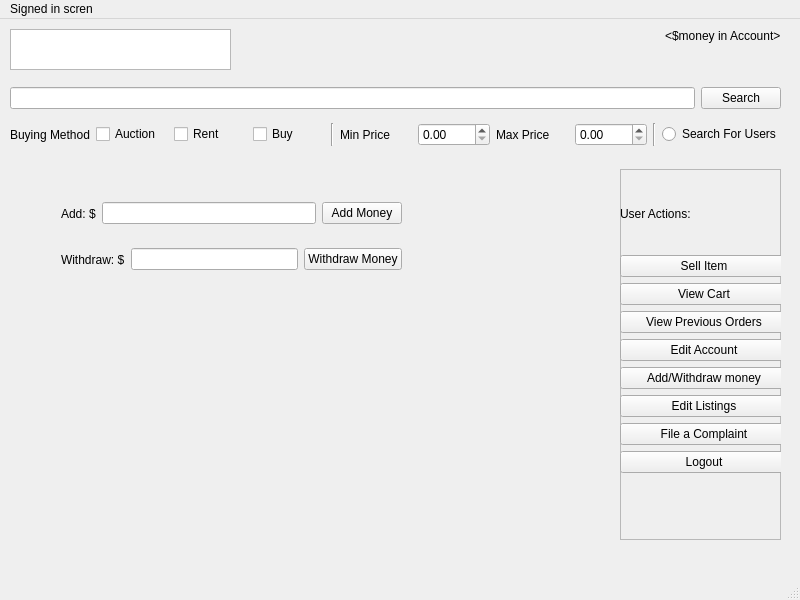
<?xml version="1.0" encoding="UTF-8"?>
<ui version="4.0">
 <class>MainWindow</class>
 <widget class="QMainWindow" name="MainWindow">
  <property name="geometry">
   <rect>
    <x>0</x>
    <y>0</y>
    <width>800</width>
    <height>600</height>
   </rect>
  </property>
  <property name="windowTitle">
   <string>MainWindow</string>
  </property>
  <widget class="QWidget" name="centralwidget">
   <widget class="QGraphicsView" name="Logo">
    <property name="geometry">
     <rect>
      <x>10</x>
      <y>10</y>
      <width>221</width>
      <height>41</height>
     </rect>
    </property>
   </widget>
   <widget class="QFrame" name="frame">
    <property name="geometry">
     <rect>
      <x>620</x>
      <y>150</y>
      <width>161</width>
      <height>371</height>
     </rect>
    </property>
    <property name="frameShape">
     <enum>QFrame::StyledPanel</enum>
    </property>
    <property name="frameShadow">
     <enum>QFrame::Raised</enum>
    </property>
    <widget class="QWidget" name="layoutWidget">
     <property name="geometry">
      <rect>
       <x>0</x>
       <y>10</y>
       <width>168</width>
       <height>294</height>
      </rect>
     </property>
     <layout class="QVBoxLayout" name="verticalLayout_4">
      <item>
       <widget class="QLabel" name="label_2">
        <property name="text">
         <string>User Actions:</string>
        </property>
       </widget>
      </item>
      <item>
       <widget class="QPushButton" name="sell_button">
        <property name="text">
         <string>Sell Item</string>
        </property>
       </widget>
      </item>
      <item>
       <widget class="QPushButton" name="cart_button">
        <property name="text">
         <string>View Cart</string>
        </property>
       </widget>
      </item>
      <item>
       <widget class="QPushButton" name="previous_orders_button">
        <property name="text">
         <string>View Previous Orders</string>
        </property>
       </widget>
      </item>
      <item>
       <widget class="QPushButton" name="edit_account_button">
        <property name="text">
         <string>Edit Account</string>
        </property>
       </widget>
      </item>
      <item>
       <widget class="QPushButton" name="withdraw_button">
        <property name="text">
         <string>Add/Withdraw money</string>
        </property>
       </widget>
      </item>
      <item>
       <widget class="QPushButton" name="edit_listings_button">
        <property name="text">
         <string>Edit Listings</string>
        </property>
       </widget>
      </item>
      <item>
       <widget class="QPushButton" name="complaint_button">
        <property name="text">
         <string>File a Complaint</string>
        </property>
       </widget>
      </item>
      <item>
       <widget class="QPushButton" name="signin_button">
        <property name="text">
         <string>Logout</string>
        </property>
       </widget>
      </item>
     </layout>
    </widget>
   </widget>
   <widget class="QWidget" name="layoutWidget">
    <property name="geometry">
     <rect>
      <x>10</x>
      <y>60</y>
      <width>771</width>
      <height>76</height>
     </rect>
    </property>
    <layout class="QVBoxLayout" name="verticalLayout">
     <item>
      <layout class="QHBoxLayout" name="horizontalLayout_3">
       <item>
        <widget class="QLineEdit" name="SearchInputBar"/>
       </item>
       <item>
        <widget class="QPushButton" name="SearchSubmissionButton">
         <property name="text">
          <string>Search</string>
         </property>
        </widget>
       </item>
      </layout>
     </item>
     <item>
      <layout class="QHBoxLayout" name="horizontalLayout">
       <item>
        <widget class="QLabel" name="label">
         <property name="text">
          <string>Buying Method</string>
         </property>
        </widget>
       </item>
       <item>
        <widget class="QCheckBox" name="AuctioncheckBox">
         <property name="text">
          <string>Auction</string>
         </property>
        </widget>
       </item>
       <item>
        <widget class="QCheckBox" name="rentcheckbox">
         <property name="text">
          <string>Rent</string>
         </property>
        </widget>
       </item>
       <item>
        <widget class="QCheckBox" name="Buycheckbox">
         <property name="text">
          <string>Buy</string>
         </property>
        </widget>
       </item>
       <item>
        <widget class="Line" name="line">
         <property name="orientation">
          <enum>Qt::Vertical</enum>
         </property>
        </widget>
       </item>
       <item>
        <widget class="QLabel" name="MinLabel">
         <property name="text">
          <string>Min Price</string>
         </property>
        </widget>
       </item>
       <item>
        <widget class="QDoubleSpinBox" name="MindoubleSpinBox"/>
       </item>
       <item>
        <widget class="QLabel" name="MinLabel_2">
         <property name="text">
          <string>Max Price</string>
         </property>
        </widget>
       </item>
       <item>
        <widget class="QDoubleSpinBox" name="MindoubleSpinBox_2"/>
       </item>
       <item>
        <widget class="Line" name="line_2">
         <property name="orientation">
          <enum>Qt::Vertical</enum>
         </property>
        </widget>
       </item>
       <item>
        <widget class="QRadioButton" name="radioButton_2">
         <property name="text">
          <string>Search For Users</string>
         </property>
        </widget>
       </item>
      </layout>
     </item>
    </layout>
   </widget>
   <widget class="QWidget" name="layoutWidget">
    <property name="geometry">
     <rect>
      <x>570</x>
      <y>10</y>
      <width>211</width>
      <height>15</height>
     </rect>
    </property>
    <layout class="QHBoxLayout" name="horizontalLayout_2">
     <item>
      <widget class="QLabel" name="first_name_text">
       <property name="text">
        <string>&lt;FirstName&gt;</string>
       </property>
      </widget>
     </item>
     <item>
      <widget class="QLabel" name="money_text">
       <property name="text">
        <string>&lt;$money in Account&gt;</string>
       </property>
      </widget>
     </item>
    </layout>
   </widget>
   <widget class="QWidget" name="layoutWidget_2">
    <property name="geometry">
     <rect>
      <x>61</x>
      <y>220</y>
      <width>341</width>
      <height>41</height>
     </rect>
    </property>
    <layout class="QHBoxLayout" name="horizontalLayout_6">
     <item>
      <layout class="QHBoxLayout" name="horizontalLayout_7">
       <item>
        <widget class="QLabel" name="label_4">
         <property name="text">
          <string>Withdraw: $</string>
         </property>
        </widget>
       </item>
       <item>
        <widget class="QLineEdit" name="lineEdit_2"/>
       </item>
      </layout>
     </item>
     <item>
      <widget class="QPushButton" name="pushButton_2">
       <property name="text">
        <string>Withdraw Money</string>
       </property>
      </widget>
     </item>
    </layout>
   </widget>
   <widget class="QWidget" name="">
    <property name="geometry">
     <rect>
      <x>61</x>
      <y>174</y>
      <width>341</width>
      <height>41</height>
     </rect>
    </property>
    <layout class="QHBoxLayout" name="horizontalLayout_4">
     <item>
      <layout class="QHBoxLayout" name="horizontalLayout_5">
       <item>
        <widget class="QLabel" name="label_3">
         <property name="text">
          <string>Add: $</string>
         </property>
        </widget>
       </item>
       <item>
        <widget class="QLineEdit" name="lineEdit"/>
       </item>
      </layout>
     </item>
     <item>
      <widget class="QPushButton" name="pushButton">
       <property name="text">
        <string>Add Money</string>
       </property>
      </widget>
     </item>
    </layout>
   </widget>
   <zorder>layoutWidget</zorder>
   <zorder>frame</zorder>
   <zorder>layoutWidget</zorder>
   <zorder>Logo</zorder>
   <zorder>pushButton</zorder>
   <zorder>tableView</zorder>
   <zorder>pushButton_4</zorder>
   <zorder>pushButton</zorder>
   <zorder>label_3</zorder>
   <zorder>lineEdit</zorder>
   <zorder>pushButton</zorder>
   <zorder>layoutWidget_2</zorder>
  </widget>
  <widget class="QMenuBar" name="menubar">
   <property name="geometry">
    <rect>
     <x>0</x>
     <y>0</y>
     <width>800</width>
     <height>22</height>
    </rect>
   </property>
   <widget class="QMenu" name="menuSigned_in_scren">
    <property name="title">
     <string>Signed in scren</string>
    </property>
   </widget>
   <addaction name="menuSigned_in_scren"/>
  </widget>
  <widget class="QStatusBar" name="statusbar"/>
 </widget>
 <resources/>
 <connections/>
</ui>
